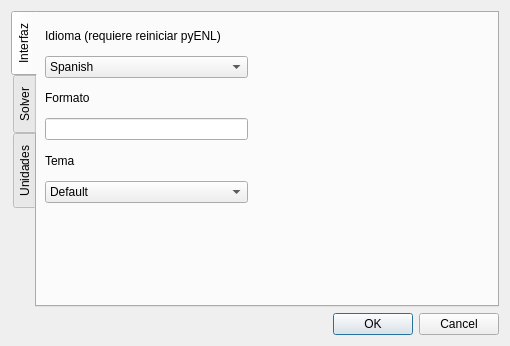
<?xml version="1.0" encoding="UTF-8"?>
<ui version="4.0">
 <class>Dialog</class>
 <widget class="QDialog" name="Dialog">
  <property name="geometry">
   <rect>
    <x>0</x>
    <y>0</y>
    <width>510</width>
    <height>346</height>
   </rect>
  </property>
  <property name="windowTitle">
   <string>Configuración</string>
  </property>
  <layout class="QVBoxLayout" name="verticalLayout">
   <item>
    <widget class="QTabWidget" name="tabWidget">
     <property name="tabPosition">
      <enum>QTabWidget::West</enum>
     </property>
     <property name="currentIndex">
      <number>0</number>
     </property>
     <widget class="QWidget" name="tab_3">
      <attribute name="title">
       <string>Interfaz</string>
      </attribute>
      <widget class="QWidget" name="layoutWidget">
       <property name="geometry">
        <rect>
         <x>8</x>
         <y>8</y>
         <width>203</width>
         <height>182</height>
        </rect>
       </property>
       <layout class="QVBoxLayout" name="verticalLayout_2">
        <item>
         <widget class="QLabel" name="label">
          <property name="text">
           <string>Idioma (requiere reiniciar pyENL)</string>
          </property>
         </widget>
        </item>
        <item>
         <widget class="QComboBox" name="comboBox">
          <property name="currentText">
           <string>Spanish</string>
          </property>
          <item>
           <property name="text">
            <string>Spanish</string>
           </property>
          </item>
          <item>
           <property name="text">
            <string>English</string>
           </property>
          </item>
          <item>
           <property name="text">
            <string>French</string>
           </property>
          </item>
          <item>
           <property name="text">
            <string>Portuguese</string>
           </property>
          </item>
         </widget>
        </item>
        <item>
         <widget class="QLabel" name="label_5">
          <property name="text">
           <string>Formato</string>
          </property>
         </widget>
        </item>
        <item>
         <widget class="QLineEdit" name="format_line"/>
        </item>
        <item>
         <widget class="QLabel" name="label_6">
          <property name="text">
           <string>Tema</string>
          </property>
         </widget>
        </item>
        <item>
         <widget class="QComboBox" name="temas">
          <property name="currentText">
           <string>Default</string>
          </property>
          <item>
           <property name="text">
            <string>Default</string>
           </property>
          </item>
          <item>
           <property name="text">
            <string>BlackDark</string>
           </property>
          </item>
          <item>
           <property name="text">
            <string>BreezeDark</string>
           </property>
          </item>
          <item>
           <property name="text">
            <string>GrayDark</string>
           </property>
          </item>
         </widget>
        </item>
       </layout>
      </widget>
     </widget>
     <widget class="QWidget" name="tab">
      <attribute name="title">
       <string>Solver</string>
      </attribute>
      <widget class="QWidget" name="layoutWidget">
       <property name="geometry">
        <rect>
         <x>10</x>
         <y>20</y>
         <width>247</width>
         <height>182</height>
        </rect>
       </property>
       <layout class="QVBoxLayout" name="verticalLayout_3">
        <item>
         <widget class="QLabel" name="label_2">
          <property name="text">
           <string>Método</string>
          </property>
         </widget>
        </item>
        <item>
         <widget class="QComboBox" name="method_opt">
          <item>
           <property name="text">
            <string>hybr</string>
           </property>
          </item>
          <item>
           <property name="text">
            <string>lm</string>
           </property>
          </item>
          <item>
           <property name="text">
            <string>broyden1</string>
           </property>
          </item>
          <item>
           <property name="text">
            <string>broyden2</string>
           </property>
          </item>
          <item>
           <property name="text">
            <string>anderson</string>
           </property>
          </item>
          <item>
           <property name="text">
            <string>linearmixing</string>
           </property>
          </item>
          <item>
           <property name="text">
            <string>diagbroyden</string>
           </property>
          </item>
          <item>
           <property name="text">
            <string>excitingmixing</string>
           </property>
          </item>
          <item>
           <property name="text">
            <string>krylov</string>
           </property>
          </item>
          <item>
           <property name="text">
            <string>df-sane</string>
           </property>
          </item>
         </widget>
        </item>
        <item>
         <widget class="QLabel" name="label_3">
          <property name="text">
           <string>Tolerancia</string>
          </property>
         </widget>
        </item>
        <item>
         <widget class="QLineEdit" name="tol_line"/>
        </item>
        <item>
         <widget class="QLabel" name="label_4">
          <property name="text">
           <string>Tiempo máximo de espera en segundos</string>
          </property>
         </widget>
        </item>
        <item>
         <widget class="QDoubleSpinBox" name="timeout_spin"/>
        </item>
       </layout>
      </widget>
     </widget>
     <widget class="QWidget" name="tab_2">
      <attribute name="title">
       <string>Unidades</string>
      </attribute>
     </widget>
    </widget>
   </item>
   <item>
    <widget class="QDialogButtonBox" name="buttonBox">
     <property name="orientation">
      <enum>Qt::Horizontal</enum>
     </property>
     <property name="standardButtons">
      <set>QDialogButtonBox::Cancel|QDialogButtonBox::Ok</set>
     </property>
    </widget>
   </item>
  </layout>
 </widget>
 <resources/>
 <connections>
  <connection>
   <sender>buttonBox</sender>
   <signal>accepted()</signal>
   <receiver>Dialog</receiver>
   <slot>accept()</slot>
   <hints>
    <hint type="sourcelabel">
     <x>254</x>
     <y>339</y>
    </hint>
    <hint type="destinationlabel">
     <x>157</x>
     <y>274</y>
    </hint>
   </hints>
  </connection>
  <connection>
   <sender>buttonBox</sender>
   <signal>rejected()</signal>
   <receiver>Dialog</receiver>
   <slot>reject()</slot>
   <hints>
    <hint type="sourcelabel">
     <x>322</x>
     <y>339</y>
    </hint>
    <hint type="destinationlabel">
     <x>286</x>
     <y>274</y>
    </hint>
   </hints>
  </connection>
 </connections>
</ui>
